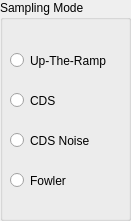
  <widget class="QGroupBox" name="groupBox_3">
   <property name="geometry">
    <rect>
     <x>10</x>
     <y>160</y>
     <width>131</width>
     <height>221</height>
    </rect>
   </property>
   <property name="font">
    <font>
     <bold>false</bold>
     <kerning>true</kerning>
    </font>
   </property>
   <property name="title">
    <string>Sampling Mode</string>
   </property>
   <widget class="QRadioButton" name="radio_UTR">
    <property name="geometry">
     <rect>
      <x>10</x>
      <y>50</y>
      <width>111</width>
      <height>21</height>
     </rect>
    </property>
    <property name="text">
     <string>Up-The-Ramp</string>
    </property>
   </widget>
   <widget class="QRadioButton" name="radio_CDS">
    <property name="geometry">
     <rect>
      <x>10</x>
      <y>90</y>
      <width>100</width>
      <height>21</height>
     </rect>
    </property>
    <property name="text">
     <string>CDS</string>
    </property>
   </widget>
   <widget class="QRadioButton" name="radio_CDSNoise">
    <property name="geometry">
     <rect>
      <x>10</x>
      <y>130</y>
      <width>100</width>
      <height>21</height>
     </rect>
    </property>
    <property name="text">
     <string>CDS Noise</string>
    </property>
   </widget>
   <widget class="QRadioButton" name="radio_Fowler">
    <property name="geometry">
     <rect>
      <x>10</x>
      <y>170</y>
      <width>100</width>
      <height>21</height>
     </rect>
    </property>
    <property name="text">
     <string>Fowler</string>
    </property>
   </widget>
  </widget>
